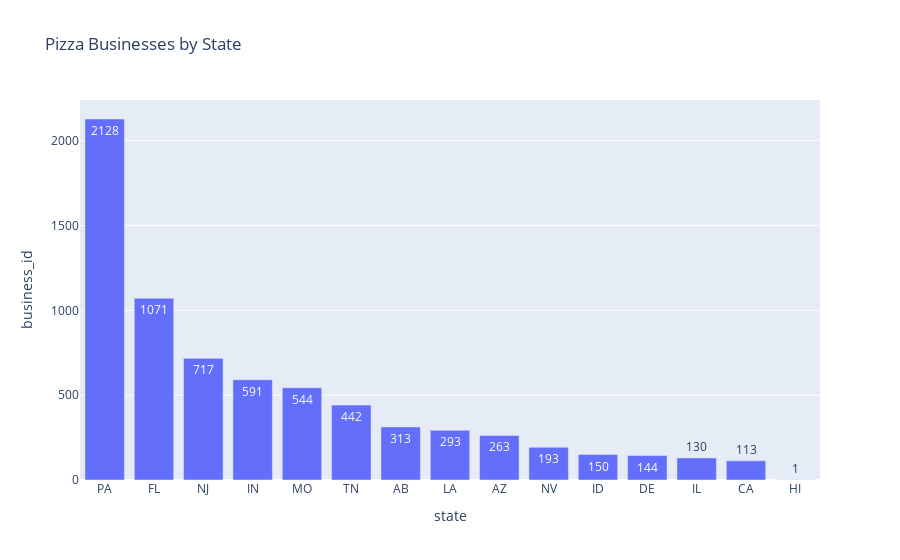

Source (notebook cell):
### Code cell
# Plot the states for pizza locations
fig = px.bar(pizza_states_counts, x='state', y='business_id', text_auto=True, title = 'Pizza Businesses by State')
fig.show()

### Figure 1 — Plotly figure (JSON) as saved in the notebook; plotly's stock layout.template omitted (floating-point values rounded to 4 significant figures)
{"data": [{"alignmentgroup": "True", "hovertemplate": "state=%{x}<br>business_id=%{y}<extra></extra>", "legendgroup": "", "marker": {"color": "#636efa", "pattern": {"shape": ""}}, "name": "", "offsetgroup": "", "orientation": "v", "showlegend": false, "textposition": "auto", "texttemplate": "%{y}", "type": "bar", "x": ["PA", "FL", "NJ", "IN", "MO", "TN", "AB", "LA", "AZ", "NV", "ID", "DE", "IL", "CA", "HI"], "xaxis": "x", "y": [2128, 1071, 717, 591, 544, 442, 313, 293, 263, 193, 150, 144, 130, 113, 1], "yaxis": "y"}], "layout": {"autosize": true, "barmode": "relative", "legend": {"tracegroupgap": 0}, "title": {"text": "Pizza Businesses by State"}, "xaxis": {"anchor": "y", "autorange": true, "domain": [0, 1], "range": [-0.5, 14.5], "title": {"text": "state"}, "type": "category"}, "yaxis": {"anchor": "x", "autorange": true, "domain": [0, 1], "range": [0, 2240], "title": {"text": "business_id"}, "type": "linear"}}}
